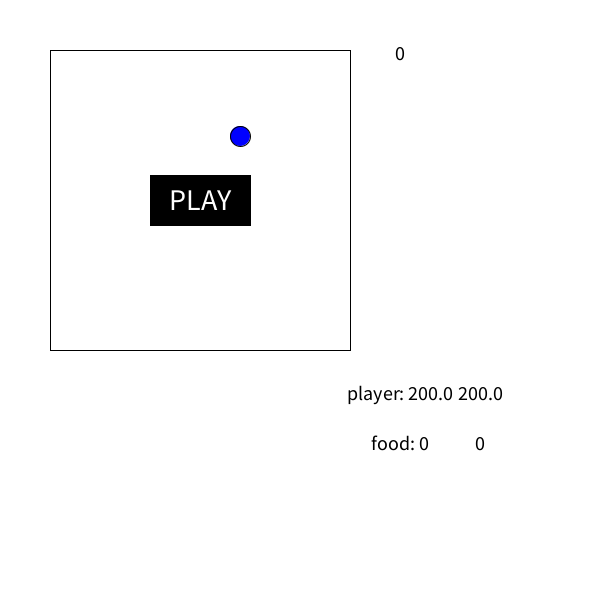
Frame 1 (no input)
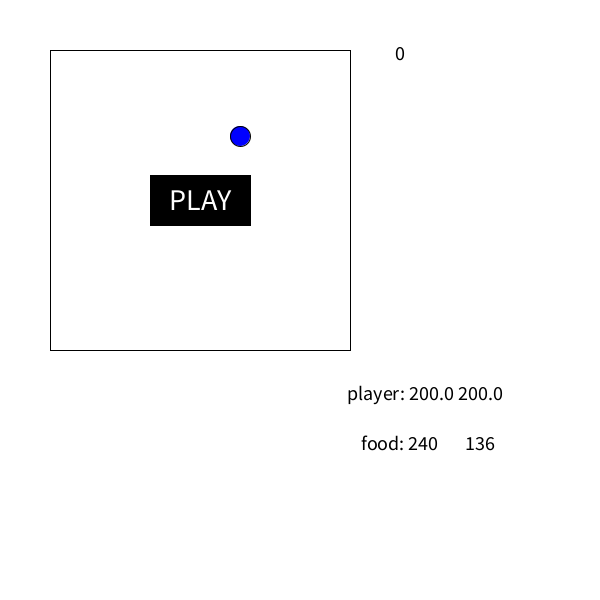
Frame 60 (the mouse pressed at the canvas centre just before this capture)
Frame 120 (the mouse held since frame 60 and released just before this capture): identical to frame 60, image omitted

The Processing sketch that drew these frames (run headless with seeded random() and noise(); from frame 60 on, the mouse is pressed at the canvas centre):

// Processing sketch: Snake
// ── Snake.pde
//current Task: 'PLAY' button
//current Bug: can play without button pressed

float box_x = 50;
float box_y = 50;
float up = box_x+150;
float across = box_y+150;
int score = 0;
boolean food = false;
float food_x;
float food_y;

int rectX, rectY;
int rectSizeX = 100;
int rectSizeY = 50;
color rectHighlight;
boolean rectOver = false;
color rect_c = color(255,255,255,255);
boolean play = false;

void setup() {
  size(600, 600);
  rectHighlight = color(51);
  rectX = int(box_x+150);
  rectY = int(box_y+150);
}

void draw() {
  textAlign(CENTER);
  background(255);
  textSize(20);
  fill(0);
  text("player: "+str(across),400,400);
  text(str(up),480,400);
  text("food: "+str(int(food_x)),400,450);
  text(str(int(food_y)),480,450);
  
  line(box_x,box_y,50,350);          //box is 350x350
  line(50,50,350,50);
  line(350,50,350,350);
  line(50,350,350,350);
  
  update(mouseX, mouseY);
  if (play == true) {
    if (score <=9 & !(food)) {
      food_x = random(66,336);
      food_y = random(66,336);
      food = true;
    }
    if (food) {
      stroke(0);
      fill(0,0,255);
      ellipse(int(food_x),int(food_y),20,20);
    }
    if (score < 10) {
      fill(0);
      text(str(score), 400, 60);
    }else {
      fill(0);
      textAlign(LEFT);
      text("congradulations",400,60);
    }
    stroke(0);
    fill(#D8BA67);
    ellipse(across, up, 30, 30);
    if (keyPressed) {                 //does not accept multiple keys pressed at same time
      if (key == 'w' || key == 'W') {
        if (up != 65) {
          up--;
        }
      }else if (key == 's' || key == 'S') {
        if (up != 335) {
          up++;
        }
      }else if (key == 'd' || key == 'D') {
        if (across != 335) {
          across++;
        }
      }else if (key == 'a' || key == 'A') {
        if (across != 65) {
          across--;
        }
      }
    }
    if (food & (dist(across, up, int(food_x), int(food_y)) < 15 + 10) & score < 10) {
      food = false;
      score++;
    }
    }
    if (score <=9 & !(food)) {
      food_x = random(66,336);
      food_y = random(66,336);
      food = true;
    }
    if (food) {
      stroke(0);
      fill(0,0,255);
      ellipse(int(food_x),int(food_y),20,20);
    }
    if (score < 10) {
      fill(0);
      text(str(score), 400, 60);
    }else {
      fill(255,255,255);
      text("congradulations",600,60);
    }
    stroke(0);
    fill(#D8BA67);
    ellipse(across, up, 30, 30);
    line(box_x,box_y,50,350);          //box is 350x350
    line(50,50,350,50);
    line(350,50,350,350);
    line(50,350,350,350);
    if (keyPressed) {                 //does not accept multiple keys pressed at same time
      if (key == 'w' || key == 'W') {
        if (up != 65) {
          up--;
        }
      }else if (key == 's' || key == 'S') {
        if (up != 335) {
          up++;
        }
      }else if (key == 'd' || key == 'D') {
        if (across != 335) {
          across++;
        }
      }else if (key == 'a' || key == 'A') {
        if (across != 65) {
          across--;
        }
      }
    }
    if (food & (dist(across, up, int(food_x), int(food_y)) < 15 + 10) & score < 10) {
      food = false;
      score++;
  }
  
  //'PLAY' button
  fill(0);
  rectMode(CENTER);
  rect(rectX,rectY,100,50);
  fill(255);
  textSize(30);
  text("PLAY", rectX,rectY+10);
}

void update(int x, int y) {
 if ( overRect(rectX, rectY, rectSizeX, rectSizeY)) {
   rectOver = true;
 }else {
  rectOver = false; 
 }
}

void mousePressed() {
 if (rectOver) {  //move rect and text off canvas
   rectX = -100;
   rectY = -100;
   play = true;
 }
}

boolean overRect(int x, int y, int width, int height) {
  if (mouseX >= x && mouseX <= x+width && mouseY >= y && mouseX <= y+height) {
   return true; 
  }else {
    return false;
  }
}
